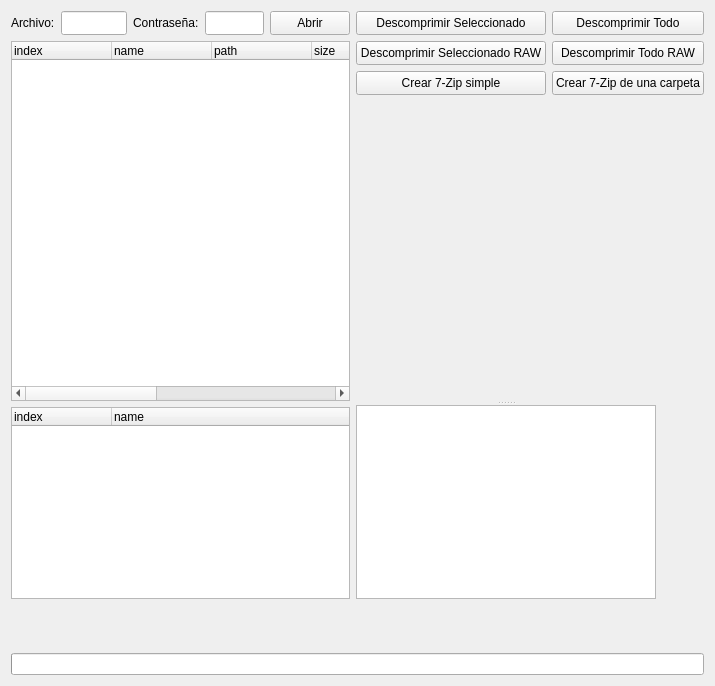
<?xml version="1.0" encoding="UTF-8"?>
<ui version="4.0">
 <class>MainWindow</class>
 <widget class="QMainWindow" name="MainWindow">
  <property name="geometry">
   <rect>
    <x>0</x>
    <y>0</y>
    <width>715</width>
    <height>686</height>
   </rect>
  </property>
  <property name="windowTitle">
   <string>Qt7zip  Wrapper Example</string>
  </property>
  <widget class="QWidget" name="centralWidget">
   <layout class="QGridLayout" name="gridLayout" rowstretch="0,0,0,1,0,0,0,0">
    <item row="0" column="0">
     <widget class="QLabel" name="lb_file">
      <property name="text">
       <string>Archivo:</string>
      </property>
     </widget>
    </item>
    <item row="0" column="1">
     <widget class="QLineEdit" name="txt_file">
      <property name="minimumSize">
       <size>
        <width>0</width>
        <height>24</height>
       </size>
      </property>
     </widget>
    </item>
    <item row="0" column="2">
     <widget class="QLabel" name="lb_pass">
      <property name="text">
       <string>Contraseña:</string>
      </property>
     </widget>
    </item>
    <item row="0" column="3">
     <widget class="QLineEdit" name="txt_pass">
      <property name="minimumSize">
       <size>
        <width>0</width>
        <height>24</height>
       </size>
      </property>
      <property name="maximumSize">
       <size>
        <width>100</width>
        <height>16777215</height>
       </size>
      </property>
     </widget>
    </item>
    <item row="0" column="4">
     <widget class="QPushButton" name="btn_abrir">
      <property name="sizePolicy">
       <sizepolicy hsizetype="Minimum" vsizetype="Preferred">
        <horstretch>0</horstretch>
        <verstretch>0</verstretch>
       </sizepolicy>
      </property>
      <property name="minimumSize">
       <size>
        <width>0</width>
        <height>24</height>
       </size>
      </property>
      <property name="text">
       <string>Abrir</string>
      </property>
     </widget>
    </item>
    <item row="0" column="5">
     <widget class="QPushButton" name="btn_descomprimir_selected">
      <property name="minimumSize">
       <size>
        <width>0</width>
        <height>24</height>
       </size>
      </property>
      <property name="text">
       <string>Descomprimir Seleccionado</string>
      </property>
     </widget>
    </item>
    <item row="0" column="6">
     <widget class="QPushButton" name="btn_descomprimir_all">
      <property name="minimumSize">
       <size>
        <width>0</width>
        <height>24</height>
       </size>
      </property>
      <property name="text">
       <string>Descomprimir Todo</string>
      </property>
     </widget>
    </item>
    <item row="1" column="5">
     <widget class="QPushButton" name="btn_descomprimir_selected_raw">
      <property name="minimumSize">
       <size>
        <width>0</width>
        <height>24</height>
       </size>
      </property>
      <property name="text">
       <string>Descomprimir Seleccionado RAW</string>
      </property>
     </widget>
    </item>
    <item row="1" column="6">
     <widget class="QPushButton" name="btn_descomprimir_all_raw">
      <property name="minimumSize">
       <size>
        <width>0</width>
        <height>24</height>
       </size>
      </property>
      <property name="text">
       <string>Descomprimir Todo RAW</string>
      </property>
     </widget>
    </item>
    <item row="2" column="5">
     <widget class="QPushButton" name="btn_comprimir">
      <property name="minimumSize">
       <size>
        <width>0</width>
        <height>24</height>
       </size>
      </property>
      <property name="text">
       <string>Crear 7-Zip simple</string>
      </property>
     </widget>
    </item>
    <item row="2" column="6">
     <widget class="QPushButton" name="btn_comprimir_directorio">
      <property name="minimumSize">
       <size>
        <width>0</width>
        <height>24</height>
       </size>
      </property>
      <property name="text">
       <string>Crear 7-Zip de una carpeta</string>
      </property>
     </widget>
    </item>
    <item row="3" column="5" rowspan="2" colspan="2">
     <widget class="QSplitter" name="splitter">
      <property name="orientation">
       <enum>Qt::Vertical</enum>
      </property>
      <widget class="QLabel" name="lb_pixmap">
       <property name="minimumSize">
        <size>
         <width>300</width>
         <height>300</height>
        </size>
       </property>
       <property name="maximumSize">
        <size>
         <width>300</width>
         <height>300</height>
        </size>
       </property>
       <property name="text">
        <string/>
       </property>
       <property name="scaledContents">
        <bool>true</bool>
       </property>
       <property name="alignment">
        <set>Qt::AlignCenter</set>
       </property>
      </widget>
      <widget class="QPlainTextEdit" name="txt_info">
       <property name="focusPolicy">
        <enum>Qt::NoFocus</enum>
       </property>
       <property name="readOnly">
        <bool>true</bool>
       </property>
      </widget>
     </widget>
    </item>
    <item row="5" column="0" colspan="7">
     <widget class="QLabel" name="lb_items">
      <property name="minimumSize">
       <size>
        <width>0</width>
        <height>18</height>
       </size>
      </property>
     </widget>
    </item>
    <item row="6" column="0" colspan="7">
     <widget class="QLabel" name="lb_info">
      <property name="minimumSize">
       <size>
        <width>0</width>
        <height>18</height>
       </size>
      </property>
      <property name="text">
       <string/>
      </property>
      <property name="alignment">
       <set>Qt::AlignCenter</set>
      </property>
     </widget>
    </item>
    <item row="7" column="0" colspan="7">
     <widget class="QProgressBar" name="z_progress">
      <property name="value">
       <number>0</number>
      </property>
      <property name="textVisible">
       <bool>false</bool>
      </property>
      <property name="format">
       <string>%v</string>
      </property>
     </widget>
    </item>
    <item row="1" column="0" rowspan="3" colspan="5">
     <widget class="QTreeWidget" name="tw_list_files">
      <property name="sizePolicy">
       <sizepolicy hsizetype="Expanding" vsizetype="Preferred">
        <horstretch>0</horstretch>
        <verstretch>0</verstretch>
       </sizepolicy>
      </property>
      <property name="alternatingRowColors">
       <bool>true</bool>
      </property>
      <property name="iconSize">
       <size>
        <width>16</width>
        <height>16</height>
       </size>
      </property>
      <property name="rootIsDecorated">
       <bool>false</bool>
      </property>
      <property name="uniformRowHeights">
       <bool>true</bool>
      </property>
      <column>
       <property name="text">
        <string>index</string>
       </property>
      </column>
      <column>
       <property name="text">
        <string>name</string>
       </property>
      </column>
      <column>
       <property name="text">
        <string>path</string>
       </property>
      </column>
      <column>
       <property name="text">
        <string>size</string>
       </property>
      </column>
      <column>
       <property name="text">
        <string>packsize</string>
       </property>
      </column>
      <column>
       <property name="text">
        <string>crc32</string>
       </property>
      </column>
      <column>
       <property name="text">
        <string>encrypted</string>
       </property>
      </column>
      <column>
       <property name="text">
        <string>isdir</string>
       </property>
      </column>
     </widget>
    </item>
    <item row="4" column="0" colspan="5">
     <widget class="QTreeWidget" name="tw_list_files_raw">
      <property name="maximumSize">
       <size>
        <width>16777215</width>
        <height>200</height>
       </size>
      </property>
      <property name="alternatingRowColors">
       <bool>true</bool>
      </property>
      <property name="iconSize">
       <size>
        <width>16</width>
        <height>16</height>
       </size>
      </property>
      <property name="rootIsDecorated">
       <bool>false</bool>
      </property>
      <property name="uniformRowHeights">
       <bool>true</bool>
      </property>
      <column>
       <property name="text">
        <string>index</string>
       </property>
      </column>
      <column>
       <property name="text">
        <string>name</string>
       </property>
      </column>
     </widget>
    </item>
   </layout>
  </widget>
 </widget>
 <layoutdefault spacing="6" margin="11"/>
 <tabstops>
  <tabstop>txt_file</tabstop>
  <tabstop>txt_pass</tabstop>
  <tabstop>btn_abrir</tabstop>
  <tabstop>btn_descomprimir_selected</tabstop>
  <tabstop>btn_descomprimir_all</tabstop>
  <tabstop>btn_descomprimir_selected_raw</tabstop>
  <tabstop>btn_descomprimir_all_raw</tabstop>
  <tabstop>btn_comprimir</tabstop>
  <tabstop>btn_comprimir_directorio</tabstop>
  <tabstop>tw_list_files</tabstop>
  <tabstop>tw_list_files_raw</tabstop>
  <tabstop>txt_info</tabstop>
 </tabstops>
 <resources/>
 <connections/>
</ui>
